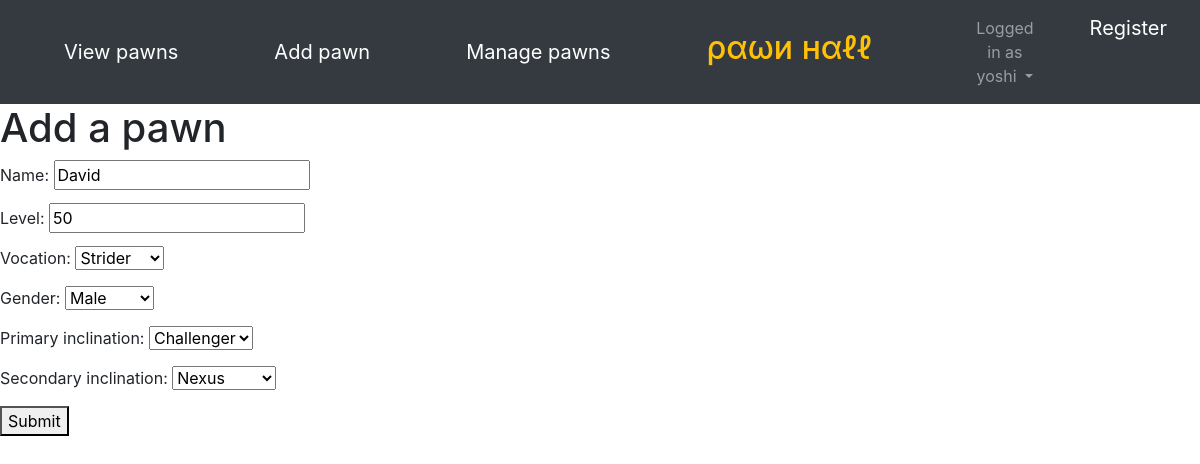
Page /pawn/2/update/ (signed in) on the committed database.
### pawnlisting/models.py (models this page shows, shortened)
class Pawn(models.Model):
    id = models.AutoField(primary_key=True)
    name = models.CharField(max_length=30)
    vocation = models.CharField(max_length=20, choices=build_choices(vocations))
    level = models.IntegerField()
    gender = models.CharField(max_length=10, choices=build_choices(genders))
    PRIMARY_INCLINATION_CHOICES = build_choices(inclinations)
    SECONDARY_INCLINATION_CHOICES = PRIMARY_INCLINATION_CHOICES[:] + [("None", "None")]
    primary_inclination = models.CharField(max_length=30, choices=PRIMARY_INCLINATION_CHOICES)
    secondary_inclination= models.CharField(max_length=30, choices=SECONDARY_INCLINATION_CHOICES)
    created_by = models.ForeignKey("auth.User", default=None, null=False, on_delete=models.CASCADE)
    last_modified = models.DateTimeField(default=timezone.now)

### pawnlisting/views.py (the view)
# urls.py: path('pawn/<pk>/update/', views.PawnUpdate.as_view(), name="update_pawn"),
class PawnUpdate(AllowIfUserOwnsPawn, UpdateView):
    model = Pawn
    fields = ["name", "level", "vocation", "gender",
        "primary_inclination", "secondary_inclination"]

### pawnlisting/views.py (called while the page is built)
    def test_func(self):
        pawn_to_delete = Pawn.objects.get(pk=self.kwargs["pk"])
        return pawn_to_delete.created_by == self.request.user

### pawnlisting/templates/pawnlisting/pawn_form.html (shortened to what this page needs)
{% include "pawnlisting/base.html" %}
<h1> Add a pawn </h1>
<form method="POST">
    {% for field in form %}
        <div>
            <label> {{ field.label_tag }} </label>
            <span> {{ field }} </span>
        </div>
    {% endfor %}
    <button type="submit"> Submit </button>
</form>

### pawnlisting/templates/pawnlisting/base.html (shortened to what this page needs)
{% load static %}
<link rel="stylesheet" href="https://maxcdn.bootstrapcdn.com/bootstrap/4.0.0/css/bootstrap.min.css">
<nav class="navbar navbar-expand-lg navbar-dark bg-dark">
    <div class="navbar-collapse collapse w-100 dual-collapse2 order-1 order-md-0">
        <ul class="navbar-nav ml-auto text-center">
            <a class="navbar-brand nav-item mx-5" href="{% url 'list_pawn' %}"> View pawns </a>
            <a class="navbar-brand nav-item mx-5" href="{% url 'create_pawn' %}"> Add pawn </a>
            <a class="navbar-brand nav-item mx-5" href="{% url 'manage_pawns' %}"> Manage pawns </a>
        </ul>
    </div>
    <h2 class="text-warning navbar-text nav-item mx-5" style="white-space: nowrap;"> ραωи нαℓℓ </h2>
    <div class="navbar-collapse collapse w-100 dual-collapse2 order-2 order-md-2 mx-5">
        <ul class="navbar-nav mr-auto text-center">
            {% if user.is_authenticated %}
                <li class="nav-item dropdown">
                        <a class="nav-link dropdown-toggle" href="#" id="navbarDropdown" role="button"
                                    data-toggle="dropdown" aria-haspopup="true" aria-expanded="false">
                                    Logged in as {{ user.username }}
                        </a>
                </li>
            {% else %}
                <a class="navbar-brand" href="{% url 'login' %}"> Login </a>
            {% endif %}
            <a class="navbar-brand nav-item mx-5" href="/register"> Register </a>
        </ul>
    </div>
</nav>

### rows in the picture
Pawn: form "David" "50" "Strider" "Male" "Challenger" "Nexus"

### other values in the picture
{{ user.username }} "yoshi"
{{ field.label_tag }} "Name:" "Level:" "Vocation:" "Gender:" "Primary inclination:" "Secondary inclination:"
